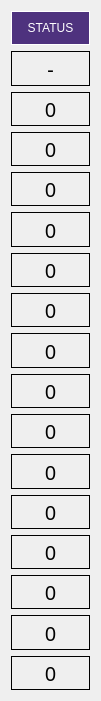
    <widget class="QWidget" name="verticalLayoutWidget_8">
     <property name="geometry">
      <rect>
       <x>1310</x>
       <y>250</y>
       <width>101</width>
       <height>701</height>
      </rect>
     </property>
     <layout class="QVBoxLayout" name="verticalLayout_8">
      <item>
       <widget class="QLabel" name="label_10">
        <property name="styleSheet">
         <string notr="true">font: 75 16pt &quot;Bahnschrift&quot;;
background-color: rgb(78, 50, 126);
color:rgb(255,255,255);</string>
        </property>
        <property name="frameShape">
         <enum>QFrame::Panel</enum>
        </property>
        <property name="text">
         <string>STATUS</string>
        </property>
        <property name="alignment">
         <set>Qt::AlignCenter</set>
        </property>
       </widget>
      </item>
      <item>
       <widget class="QLabel" name="label_status_17">
        <property name="font">
         <font>
          <family>Bahnschrift</family>
          <pointsize>15</pointsize>
         </font>
        </property>
        <property name="frameShape">
         <enum>QFrame::Panel</enum>
        </property>
        <property name="text">
         <string>-</string>
        </property>
        <property name="alignment">
         <set>Qt::AlignCenter</set>
        </property>
       </widget>
      </item>
      <item>
       <widget class="QLabel" name="label_status_18">
        <property name="font">
         <font>
          <family>Bahnschrift</family>
          <pointsize>15</pointsize>
         </font>
        </property>
        <property name="frameShape">
         <enum>QFrame::Panel</enum>
        </property>
        <property name="text">
         <string>0</string>
        </property>
        <property name="alignment">
         <set>Qt::AlignCenter</set>
        </property>
       </widget>
      </item>
      <item>
       <widget class="QLabel" name="label_status_19">
        <property name="font">
         <font>
          <family>Bahnschrift</family>
          <pointsize>15</pointsize>
         </font>
        </property>
        <property name="frameShape">
         <enum>QFrame::Panel</enum>
        </property>
        <property name="text">
         <string>0</string>
        </property>
        <property name="alignment">
         <set>Qt::AlignCenter</set>
        </property>
       </widget>
      </item>
      <item>
       <widget class="QLabel" name="label_status_20">
        <property name="font">
         <font>
          <family>Bahnschrift</family>
          <pointsize>15</pointsize>
         </font>
        </property>
        <property name="frameShape">
         <enum>QFrame::Panel</enum>
        </property>
        <property name="text">
         <string>0</string>
        </property>
        <property name="alignment">
         <set>Qt::AlignCenter</set>
        </property>
       </widget>
      </item>
      <item>
       <widget class="QLabel" name="label_status_21">
        <property name="font">
         <font>
          <family>Bahnschrift</family>
          <pointsize>15</pointsize>
         </font>
        </property>
        <property name="frameShape">
         <enum>QFrame::Panel</enum>
        </property>
        <property name="text">
         <string>0</string>
        </property>
        <property name="alignment">
         <set>Qt::AlignCenter</set>
        </property>
       </widget>
      </item>
      <item>
       <widget class="QLabel" name="label_status_22">
        <property name="font">
         <font>
          <family>Bahnschrift</family>
          <pointsize>15</pointsize>
         </font>
        </property>
        <property name="frameShape">
         <enum>QFrame::Panel</enum>
        </property>
        <property name="text">
         <string>0</string>
        </property>
        <property name="alignment">
         <set>Qt::AlignCenter</set>
        </property>
       </widget>
      </item>
      <item>
       <widget class="QLabel" name="label_status_23">
        <property name="font">
         <font>
          <family>Bahnschrift</family>
          <pointsize>15</pointsize>
         </font>
        </property>
        <property name="frameShape">
         <enum>QFrame::Panel</enum>
        </property>
        <property name="text">
         <string>0</string>
        </property>
        <property name="alignment">
         <set>Qt::AlignCenter</set>
        </property>
       </widget>
      </item>
      <item>
       <widget class="QLabel" name="label_status_24">
        <property name="font">
         <font>
          <family>Bahnschrift</family>
          <pointsize>15</pointsize>
         </font>
        </property>
        <property name="frameShape">
         <enum>QFrame::Panel</enum>
        </property>
        <property name="text">
         <string>0</string>
        </property>
        <property name="alignment">
         <set>Qt::AlignCenter</set>
        </property>
       </widget>
      </item>
      <item>
       <widget class="QLabel" name="label_status_25">
        <property name="font">
         <font>
          <family>Bahnschrift</family>
          <pointsize>15</pointsize>
         </font>
        </property>
        <property name="frameShape">
         <enum>QFrame::Panel</enum>
        </property>
        <property name="text">
         <string>0</string>
        </property>
        <property name="alignment">
         <set>Qt::AlignCenter</set>
        </property>
       </widget>
      </item>
      <item>
       <widget class="QLabel" name="label_status_26">
        <property name="font">
         <font>
          <family>Bahnschrift</family>
          <pointsize>15</pointsize>
         </font>
        </property>
        <property name="frameShape">
         <enum>QFrame::Panel</enum>
        </property>
        <property name="text">
         <string>0</string>
        </property>
        <property name="alignment">
         <set>Qt::AlignCenter</set>
        </property>
       </widget>
      </item>
      <item>
       <widget class="QLabel" name="label_status_27">
        <property name="font">
         <font>
          <family>Bahnschrift</family>
          <pointsize>15</pointsize>
         </font>
        </property>
        <property name="frameShape">
         <enum>QFrame::Panel</enum>
        </property>
        <property name="text">
         <string>0</string>
        </property>
        <property name="alignment">
         <set>Qt::AlignCenter</set>
        </property>
       </widget>
      </item>
      <item>
       <widget class="QLabel" name="label_status_28">
        <property name="font">
         <font>
          <family>Bahnschrift</family>
          <pointsize>15</pointsize>
         </font>
        </property>
        <property name="frameShape">
         <enum>QFrame::Panel</enum>
        </property>
        <property name="text">
         <string>0</string>
        </property>
        <property name="alignment">
         <set>Qt::AlignCenter</set>
        </property>
       </widget>
      </item>
      <item>
       <widget class="QLabel" name="label_status_29">
        <property name="font">
         <font>
          <family>Bahnschrift</family>
          <pointsize>15</pointsize>
         </font>
        </property>
        <property name="frameShape">
         <enum>QFrame::Panel</enum>
        </property>
        <property name="text">
         <string>0</string>
        </property>
        <property name="alignment">
         <set>Qt::AlignCenter</set>
        </property>
       </widget>
      </item>
      <item>
       <widget class="QLabel" name="label_status_30">
        <property name="font">
         <font>
          <family>Bahnschrift</family>
          <pointsize>15</pointsize>
         </font>
        </property>
        <property name="frameShape">
         <enum>QFrame::Panel</enum>
        </property>
        <property name="text">
         <string>0</string>
        </property>
        <property name="alignment">
         <set>Qt::AlignCenter</set>
        </property>
       </widget>
      </item>
      <item>
       <widget class="QLabel" name="label_status_31">
        <property name="font">
         <font>
          <family>Bahnschrift</family>
          <pointsize>15</pointsize>
         </font>
        </property>
        <property name="frameShape">
         <enum>QFrame::Panel</enum>
        </property>
        <property name="text">
         <string>0</string>
        </property>
        <property name="alignment">
         <set>Qt::AlignCenter</set>
        </property>
       </widget>
      </item>
      <item>
       <widget class="QLabel" name="label_status_32">
        <property name="font">
         <font>
          <family>Bahnschrift</family>
          <pointsize>15</pointsize>
         </font>
        </property>
        <property name="frameShape">
         <enum>QFrame::Panel</enum>
        </property>
        <property name="text">
         <string>0</string>
        </property>
        <property name="alignment">
         <set>Qt::AlignCenter</set>
        </property>
       </widget>
      </item>
     </layout>
    </widget>
